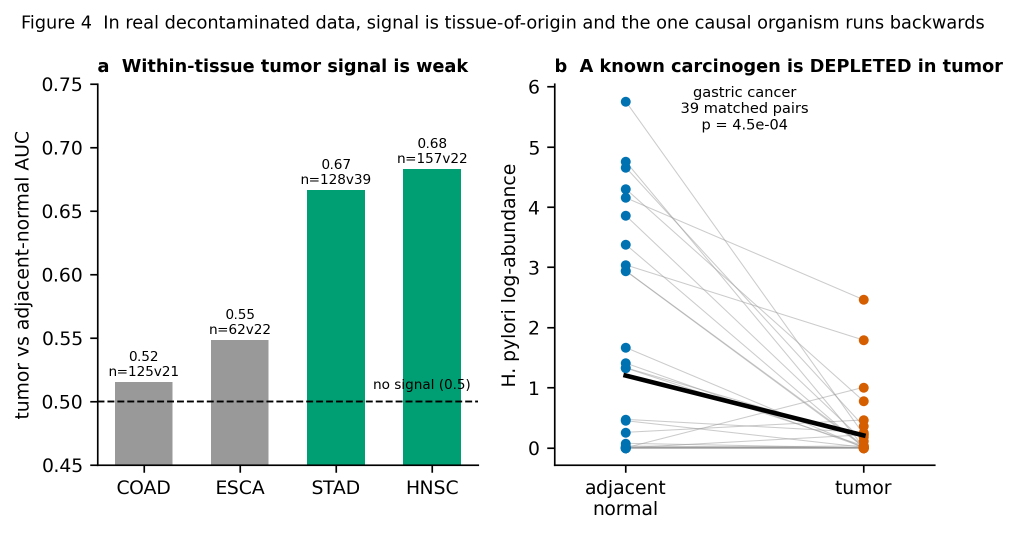
#> input picture figures/Figure4_real_data.png, 2035 x 1067 px, given in place of Figure1_audit_validation.png, which was not available (shown at 1/2 size)
$ python poster_print.py
#> lines starting #> are read from the running program, lines starting #| are printed output that depends on the picture; pictures that were not available may be replaced by others from this repository, and a replacement may not be noted
#!/usr/bin/env python3
"""
RO-2026-008 | Poster mock builder v1.0
Composites the real Figures 1-7 into a 48 x 36 inch landscape poster.

Outputs POSTER_RO-2026-008_44x44.png (100 dpi preview) and POSTER_RO-2026-008_44x44.pdf.
Layout parameters mirror POSTER_SPEC.md v1.0. Figure widths respect the
170 ppi floor documented there.

    python3 poster_mock.py
"""
import textwrap
import matplotlib
matplotlib.use("Agg")
matplotlib.rcParams["pdf.fonttype"] = 42
matplotlib.rcParams["ps.fonttype"] = 42
import matplotlib.pyplot as plt
import matplotlib.image as mpimg
from matplotlib.patches import FancyBboxPatch, Rectangle

# --- asset resolution -------------------------------------------------------
# Figures live in ../ ; the de-titled crops and the QR are derived here on
# demand into _derived/ (gitignored) so `make poster` works from a clean clone.
import os as _os, subprocess as _sp
_HERE = _os.path.dirname(_os.path.abspath(__file__))
_FIGS = _os.path.normpath(_os.path.join(_HERE, ".."))
_DER = _os.path.join(_HERE, "_derived")
_os.makedirs(_DER, exist_ok=True)

REPO_URL = "https://github.com/julian-borges-md/tumor-microbiome-causality-audit"


def _crop_title(name):
    """Remove the figure's internal title band. Returns path to the crop."""
    import numpy as _np
    from PIL import Image as _Im
    dst = _os.path.join(_DER, name.replace(".png", "_crop.png"))
    if _os.path.exists(dst):
        return dst
    im = _Im.open(_os.path.join(_FIGS, name))
    a = _np.array(im.convert("L"))
    ink = (a < 240).sum(axis=1)
    end = None
    for i, v in enumerate(ink):
        if v > 0:
            j = i
            while j < len(ink) and ink[j] > 0:
                j += 1
            end = j
            break
    im.crop((0, end + 22, im.size[0], im.size[1])).save(dst)
    return dst


def _hero_panel_b():
    """Split cropped Figure 4 at its widest internal whitespace, keep panel b."""
    import numpy as _np
    from PIL import Image as _Im
    dst = _os.path.join(_DER, "Fig4b_hpylori.png")
    if _os.path.exists(dst):
        return dst
    im = _Im.open(_crop_title("Figure4_real_data.png"))
    a = _np.array(im.convert("L"))
    ink = (a < 240).sum(axis=0)
    W = len(ink)
    lo, hi = int(W * 0.35), int(W * 0.65)
    bands, s = [], None
    for i in range(lo, hi):
        if ink[i] == 0 and s is None:
            s = i
        if ink[i] > 0 and s is not None:
            bands.append((s, i, i - s))
            s = None
    bands.sort(key=lambda b: -b[2])
    split = (bands[0][0] + bands[0][1]) // 2
    im.crop((split, 0, W, im.size[1])).save(dst)
    return dst


def _qr(url=REPO_URL):
    dst = _os.path.join(_DER, "repo_qr.png")
    if not _os.path.exists(dst):
        import qrcode
        q = qrcode.QRCode(box_size=20, border=1,
                          error_correction=qrcode.constants.ERROR_CORRECT_M)
        q.add_data(url)
        q.make(fit=True)
        q.make_image(fill_color="#12100E", back_color="white").save(dst)
    return dst


def _asset(name):
    """Resolve a figure name to a path, deriving crops when asked for."""
    if name.endswith("_crop.png"):
        return _crop_title(name.replace("_crop.png", ".png"))
    if name == "Fig4b_hpylori.png":
        return _hero_panel_b()
    if name == "repo_qr.png":
        return _qr()
    return _os.path.join(_FIGS, name)
# ---------------------------------------------------------------------------

W, H = 44.0, 44.0
MARGIN = 1.5
GUTTER = 1.0
NCOL = 3
COLW = (W - 2 * MARGIN - (NCOL - 1) * GUTTER) / NCOL   # 14.33
COLX = [MARGIN + i * (COLW + GUTTER) for i in range(NCOL)]

INK = "#1A1A1A"
MUTED = "#4A4A4A"
ACCENT = "#CC0000"          # BU scarlet
PANEL_BG = "#F4F2EF"
RULE = "#D8D4CE"

TITLE_PT = 76
SUB_PT = 34
HEAD_PT = 48
BODY_PT = 31
NUM_PT = 42
CAP_PT = 23
FOOT_PT = 21

fig = plt.figure(figsize=(W, H), dpi=100)
fig.patch.set_facecolor("white")


def inches(x, y):
    """Convert inches (origin bottom-left) to figure fraction."""
    return x / W, y / H


def text(x, y, s, pt, color=INK, weight="normal", va="top", ha="left",
         wrap_chars=None, leading=1.30, style="normal"):
    """Draw wrapped text at (x, y) in inches. Returns height consumed."""
    lines = []
    if wrap_chars:
        for para in s.split("\n"):
            lines.extend(textwrap.wrap(para, wrap_chars) or [""])
    else:
        lines = s.split("\n")
    line_h = pt * leading / 72.0
    for i, ln in enumerate(lines):
        fx, fy = inches(x, y - i * line_h)
        fig.text(fx, fy, ln, fontsize=pt, color=color, weight=weight,
                 va=va, ha=ha, style=style, family="DejaVu Sans")
    return len(lines) * line_h


def rule(x, y, w, lw=2.5, color=RULE):
    fx, fy = inches(x, y)
    fig.add_artist(Rectangle((fx, fy), w / W, lw / 72.0 / H,
                             facecolor=color, edgecolor="none",
                             transform=fig.transFigure))


def panel_bg(x, y_top, w, h, color=PANEL_BG):
    fx, fy = inches(x - 0.35, y_top - h)
    fig.add_artist(FancyBboxPatch((fx, fy), (w + 0.7) / W, h / H,
                                  boxstyle="round,pad=0,rounding_size=0.004",
                                  facecolor=color, edgecolor="none",
                                  transform=fig.transFigure, zorder=0))


def image(path, x, y_top, width):
    """Place an image with its top-left at (x, y_top). Returns height."""
    im = mpimg.imread(_asset(path))
    h = width * im.shape[0] / im.shape[1]
    fx, fy = inches(x, y_top - h)
    ax = fig.add_axes([fx, fy, width / W, h / H])
    ax.imshow(im)
    ax.axis("off")
    return h


def headline(x, y, n, s, w):
    """Numbered panel headline with accent bar. Returns height consumed."""
    fx, fy = inches(x - 0.35, y - 0.62)
    fig.add_artist(Rectangle((fx, fy), 0.16 / W, 0.62 / H,
                             facecolor=ACCENT, edgecolor="none",
                             transform=fig.transFigure))
    text(x, y, f"{n}   {s}", HEAD_PT, weight="bold", wrap_chars=30)
    n_lines = len(textwrap.wrap(f"{n}   {s}", 30))
    return n_lines * HEAD_PT * 1.22 / 72.0 + 0.22


# ----------------------------------------------------------------- header
text(MARGIN, H - MARGIN,
     "Cross-sectional intratumoral microbial abundance cannot establish causation",
     TITLE_PT, weight="bold", wrap_chars=64)
text(MARGIN, H - MARGIN - 3.05,
     "A calibration study using an established carcinogen as a natural control",
     44, color=MUTED, wrap_chars=88, style="italic")
text(MARGIN, H - MARGIN - 4.35,
     "Julian Borges, MD, MS   |   Department of Computer Science, Boston University Metropolitan College",
     SUB_PT, weight="bold")
text(MARGIN, H - MARGIN - 5.00,
     "ORCID 0009-0001-9929-3135   |   jyborges@bu.edu",
     28, color=MUTED)
rule(MARGIN, H - MARGIN - 5.70, W - 2 * MARGIN, lw=5, color=ACCENT)

TOP = H - MARGIN - 6.45
BOTTOM = MARGIN + 2.4

# --------------------------------------------------------------- column 1
y = TOP
y -= headline(COLX[0], y, "1", "The question the retraction did not answer", COLW)
y -= text(COLX[0], y,
          "The 2024 retraction of a pan-cancer tumor microbiome analysis "
          "established that reported signal can be human read misclassification "
          "and batch effect. The field responded with decontamination pipelines "
          "and curated resources. Those address one question: is a detected "
          "taxon really present. They do not address a second: if it is present, "
          "is it causal, and in which direction does the association run. The "
          "dominant design, cross-sectional tumor versus adjacent normal, detects "
          "a difference in abundance well and interprets it poorly, because it "
          "fixes neither the cause nor the temporal order.",
          BODY_PT, wrap_chars=55) + 0.50

y -= headline(COLX[0], y, "2", "Standard tests pass on data with no biology", COLW)
text(COLX[0], y, "10 of 10", NUM_PT, weight="bold", color=ACCENT)
text(COLX[0] + 3.9, y,
     "seeds in which a cohort built to contain no\nbiological signal passed both standard tests",
     27, color=MUTED)
y -= 1.55
y -= text(COLX[0], y,
          "Comparison against a no-information rate and label permutation both "
          "passed on zero-signal data. Only a confounder baseline and "
          "within-batch cross-validation discriminated. Batch-outcome "
          "confounding alone drove accuracy to 2.5 times chance on data "
          "with no biology, as confounding rose to 0.95.",
          BODY_PT, wrap_chars=55) + 0.25
y -= image("Figure1_audit_validation_crop.png", COLX[0] + 0.65, y, 11.7) + 0.14
#> in _crop_title, im is the input picture: PIL image 2035x1067 RGBA; mean R, G, B, A 227.3, 236.9, 234.3, 255
#> in _crop_title, `a = _np.array(im.convert("L"))`:
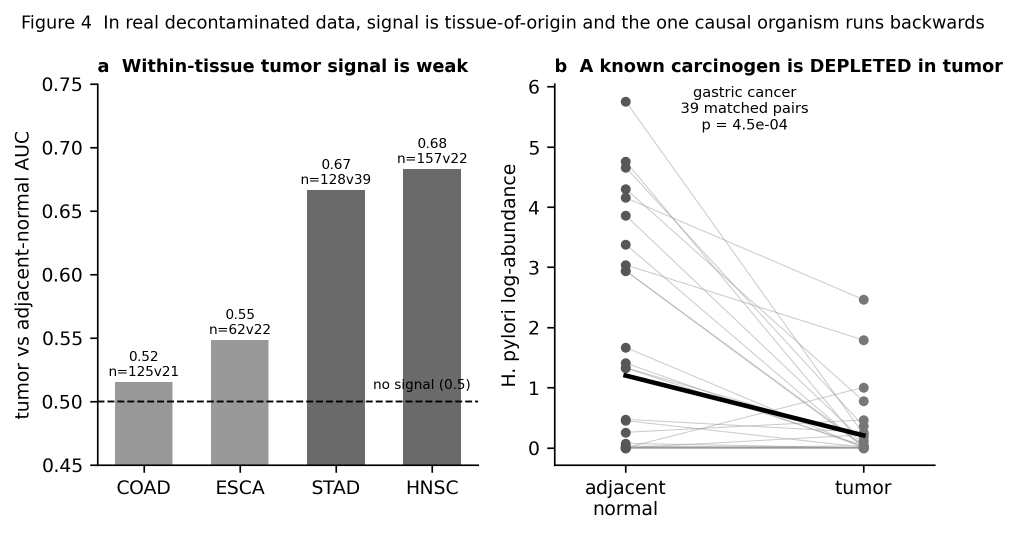
#> a: shape (1067, 2035) (shown at 1/2 size); min 0, max 255, mean 233.7
#> in _crop_title, `ink = (a < 240).sum(axis=1)`: ink = 1067 values, max 1576 at index 928, min 0 at index 0, mean 287.2
#> the loop in _crop_title, `for i, v in enumerate(ink):` made 31 passes
#> (v, end) on pass 31: (83, 64)
#> v on passes 1 to 6: 0, 0, 0, 0, 0, 0
#> in _crop_title, `im.crop((0, end + 22, im.size[0], im.size[1])).save(dst)`:
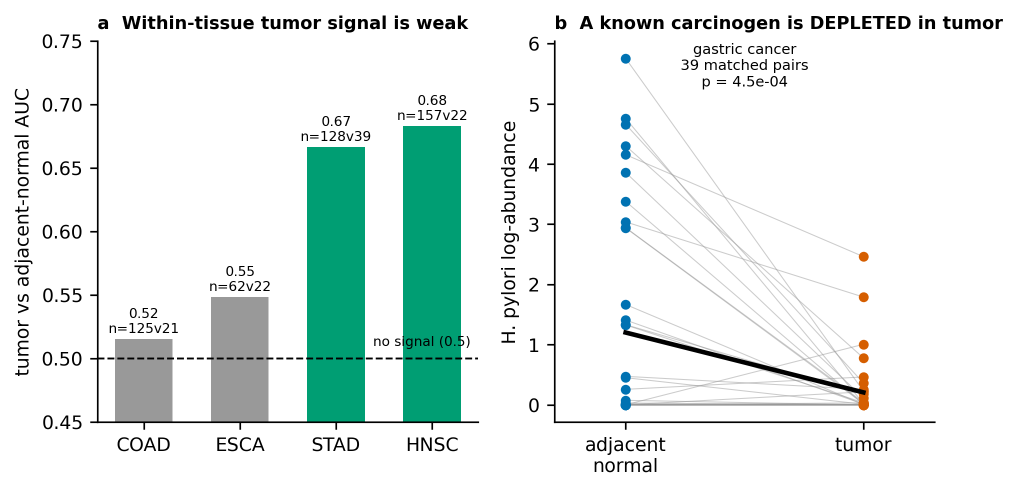
#> saved as Figure1_audit_validation_crop.png: PIL image 2035x981 RGBA (shown at 1/2 size); mean R, G, B, A 226.5, 237, 234.2, 255
#> y = 14.2
y -= text(COLX[0], y,
          "Fig 1  Pass rate by test across ten seeds. T1 and T2 pass in both "
          "cohorts; only T3 and T5a separate them.",
          CAP_PT, color=MUTED, wrap_chars=74) + 0.30
#> y = 13.07
y -= image("Figure2_confounding_sweep_crop.png", COLX[0] + 0.65, y, 11.7) + 0.14
#> call 2 of _crop_title, with name = 'Figure2_confounding_sweep.png'
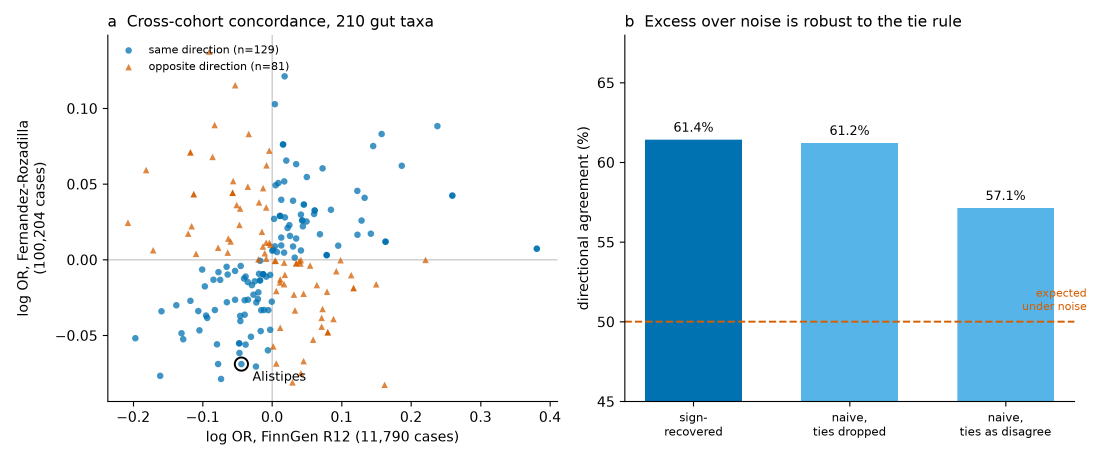
#> input picture figures/Figure7_cross_cohort.png, 3300 x 1380 px, given in place of Figure2_confounding_sweep.png, which was not available (shown at 1/3 size)
#> in _crop_title, im is the input picture: PIL image 3300x1380 RGBA; mean R, G, B, A 221.7, 235.6, 243.2, 255
#> in _crop_title (call 2), `a = _np.array(im.convert("L"))`:
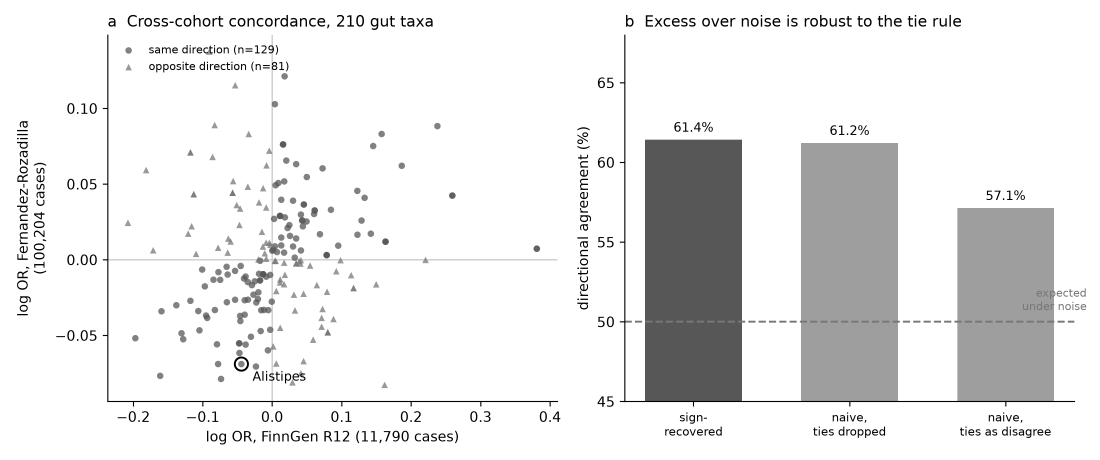
#> a: shape (1380, 3300) (shown at 1/3 size); min 0, max 255, mean 232.3
#> in _crop_title (call 2), `ink = (a < 240).sum(axis=1)`: ink = 1380 values, max 2747 at index 1203, min 0 at index 0, mean 568.1
#> the loop in _crop_title (call 2), `for i, v in enumerate(ink):` made 45 passes
#> (v, end) on pass 45: (53, 90)
#> in _crop_title (call 2), `im.crop((0, end + 22, im.size[0], im.size[1])).save(dst)`:
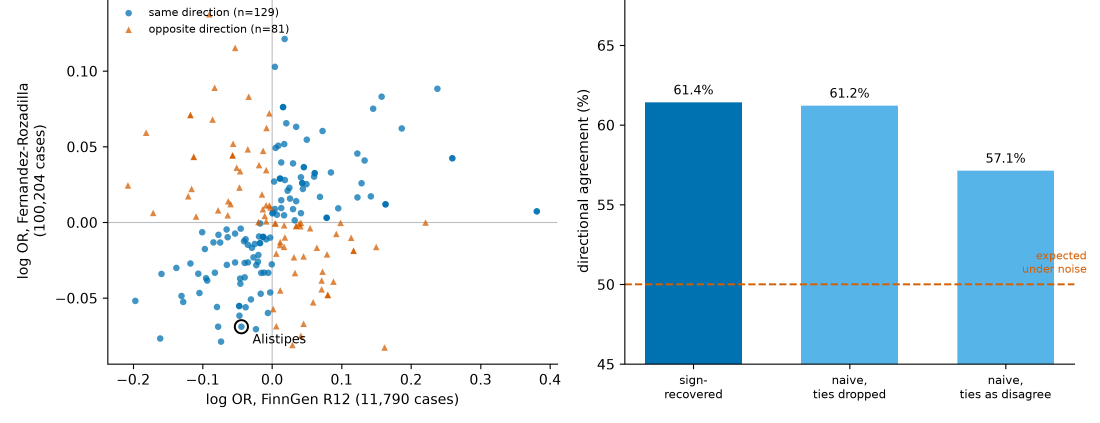
#> saved as Figure2_confounding_sweep_crop.png: PIL image 3300x1268 RGBA (shown at 1/3 size); mean R, G, B, A 219.8, 234.9, 243.3, 255
#> y = 8.44
y -= text(COLX[0], y,
          "Fig 2  Accuracy against confounding strength. Within-batch delta stays "
          "near zero for zero-signal data at every level.",
          CAP_PT, color=MUTED, wrap_chars=74)
#> y = 7.6

# --------------------------------------------------------------- column 2
y = TOP
y -= headline(COLX[1], y, "3", "An established carcinogen runs backwards", COLW)
text(COLX[1], y, "8x", NUM_PT, weight="bold", color=ACCENT)
text(COLX[1] + 2.0, y,
     "depletion of H. pylori at the gastric tumor site\n"
     "39 matched pairs, diff -0.99 log units, p 4.5e-4",
     27, color=MUTED)
y -= 1.55
y -= text(COLX[1], y,
          "Helicobacter pylori is an IARC Group 1 carcinogen and the accepted "
          "cause of gastric adenocarcinoma. In a decontaminated reference cohort "
          "it is depleted, not enriched, at the tumor site. The mechanism is "
          "general: gastric carcinogenesis proceeds through atrophy and "
          "intestinal metaplasia, which eliminate the acid-adapted mucosa the "
          "organism requires. It causes the disease and is then displaced by it. "
          "For the one organism whose causal role is known, cross-sectional "
          "abundance gives the wrong direction.",
          BODY_PT, wrap_chars=55) + 0.25
y -= image("Figure4_real_data_crop.png", COLX[1] + 0.55, y, 11.9) + 0.14
#> y = 20.93
y -= text(COLX[1], y,
          "Fig 4  (a) Within-tissue tumor versus adjacent-normal discrimination, "
          "weak in all four evaluable cancers. (b) Paired H. pylori depletion.",
          CAP_PT, color=MUTED, wrap_chars=74) + 0.50
#> y = 19.6

y -= headline(COLX[1], y, "4", "Two ways clean data still misleads", COLW)
#> y = 17.75
h1 = image("Figure3_detection_floor_crop.png", COLX[1] + 0.05, y, 6.2)
#> h1 = 2.38
#> (the run stopped early here; a loop or call above may not have finished)
